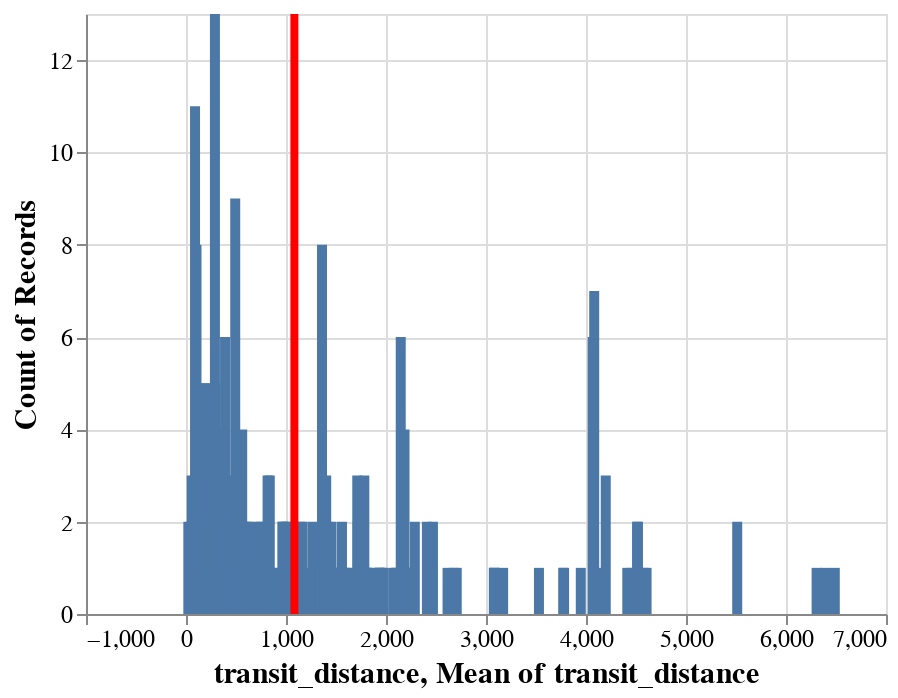

The notebook cell saved with this chart:
### Code cell
bar = alt.Chart(data).mark_bar().encode(
    alt.X("transit_distance:Q"),
    y='count()',
)

rule = alt.Chart(data).mark_rule(color='red').encode(
    x = 'mean(transit_distance)',
    size = alt.value(4))

bar + rule

### Figure 1 — Vega-Lite specification as saved in the notebook (floating-point values rounded to 4 significant figures; data arrays with more than 128 entries replaced by an {"elided": "..."} marker saying what was removed)
{"config": {"view": {"continuousWidth": 400, "continuousHeight": 300}, "legend": {"symbolSize": 30, "titleFontSize": 14, "labelFontSize": 14}, "axis": {"titleFontSize": 15, "labelFontSize": 12}, "encoding": {"x": {"scale": {"zero": false}}}}, "layer": [{"mark": "bar", "encoding": {"x": {"type": "quantitative", "field": "transit_distance"}, "y": {"type": "quantitative", "aggregate": "count"}}}, {"mark": {"type": "rule", "color": "red"}, "encoding": {"size": {"value": 4}, "x": {"type": "quantitative", "aggregate": "mean", "field": "transit_distance"}}}], "data": {"name": "data-e1137beb5fffd7cdbee27af6807d2257"}, "$schema": "https://vega.github.io/schema/vega-lite/v4.8.1.json", "datasets": {"data-e1137beb5fffd7cdbee27af6807d2257": {"elided": "414 records"}}}
